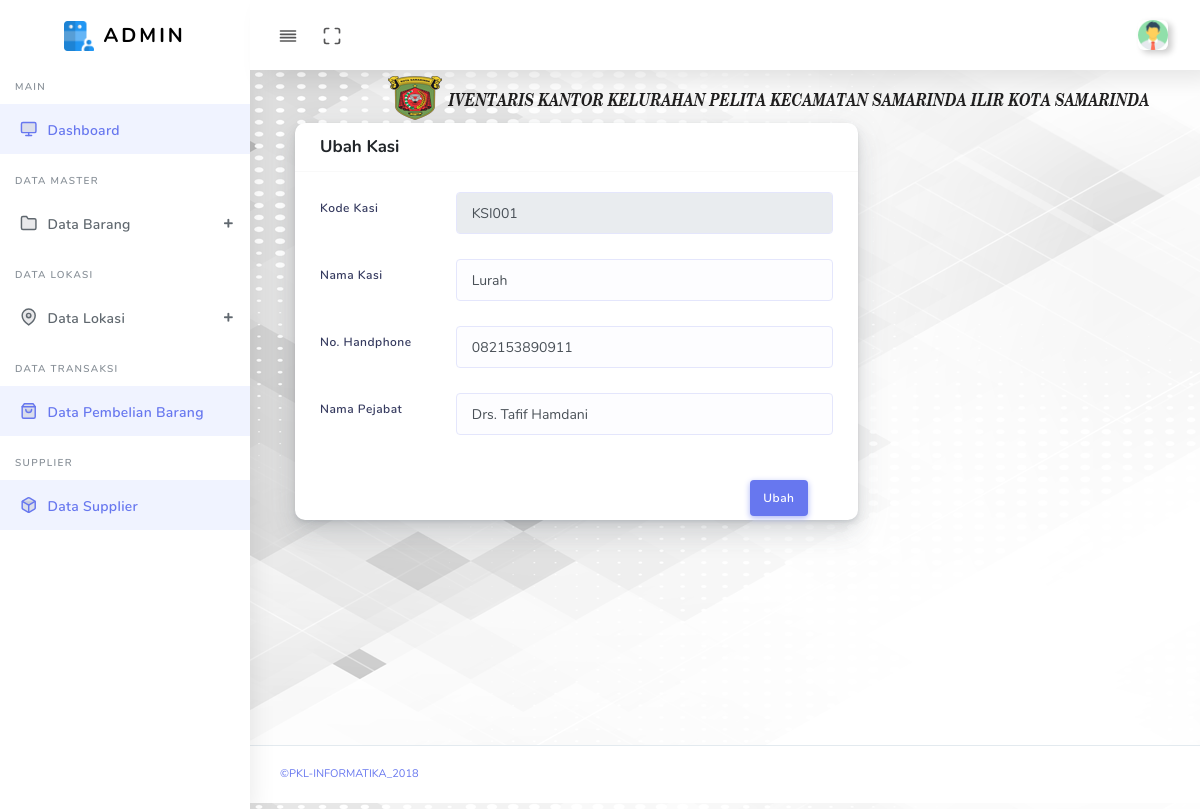
Screenshot of /admin/beranda.php?hal=ubahKasi&kode_kasi=KSI001 with the database file from the repository.
### tables this page shows
CREATE TABLE `tbkasi` (
  `kode_kasi` varchar(8) NOT NULL,
  `nama_kasi` varchar(50) NOT NULL,
  `no_hp` varchar(12) NOT NULL,
  `nama_pejabat` varchar(50) NOT NULL
);

### admin/dataKasi/ubahKasi.php (the view, shortened to what this page needs)
<?php
	include "../koneksi.php";
	$kode_kasi = $_GET['kode_kasi'];
?>
<div class=" col-sm-8">
	<div class="card">
		<form class="needs-validation" method="POST" novalidate="">
			<div class="card-header">
				<h4>Ubah Kasi</h4>
			</div>
			<?php
				$queryubah= mysqli_query($koneksi, "SELECT * FROM tbkasi where kode_kasi='$kode_kasi'");
				while($data=mysqli_fetch_array($queryubah)){
			?>
				<div class="card-body">
					<div class="form-group row">
						<label class="col-sm-3 col-form-label">Kode Kasi</label>
						<div class="col-sm-9">
							<input type="text" class="form-control" value="<?php echo $data['kode_kasi']?>" name="kode_kasi" readonly >
						</div>
					</div>
					<div class="form-group row">
						<label class="col-sm-3 col-form-label">Nama Kasi</label>
						<div class="col-sm-9">
							<input type="text" class="form-control" name="nama_kasi" value="<?php echo $data['nama_kasi']?>" required="">
						</div>
					</div>
					<div class="form-group row">
						<label class="col-sm-3 col-form-label">No. Handphone</label>
						<div class="col-sm-9">
							<input type="text" class="form-control" name="no_hp" value="<?php echo $data['no_hp']?>" required="">
						</div>
					</div>
					<div class="form-group row">
						<label class="col-sm-3 col-form-label">Nama Pejabat</label>
						<div class="col-sm-9">
							<input type="text" class="form-control" name="nama_pejabat" value="<?php echo $data['nama_pejabat']?>" required="">
						</div>
					</div>
					<div class="card-footer">
						<button class="btn btn-primary pull-right">Ubah</button>
					</div>
				</div>
		</form>
		<?php
			}
		?>
	</div>
</div>

### rows the page displays
tbkasi: kode_kasi "KSI001", nama_kasi "Lurah", no_hp "082153890911", nama_pejabat "Drs. Tafif Hamdani"
